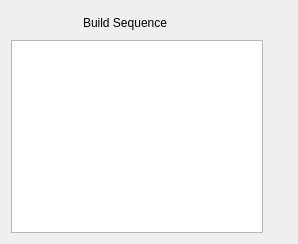
<?xml version="1.0" encoding="UTF-8"?>
<ui version="4.0">
 <class>ProjectBuildSetWidget</class>
 <widget class="QWidget" name="ProjectBuildSetWidget">
  <property name="geometry">
   <rect>
    <x>0</x>
    <y>0</y>
    <width>298</width>
    <height>244</height>
   </rect>
  </property>
  <layout class="QGridLayout" name="gridLayout">
   <property name="horizontalSpacing">
    <number>0</number>
   </property>
   <item row="1" column="1">
    <layout class="QVBoxLayout" name="verticalLayout">
     <item>
      <spacer name="verticalSpacer">
       <property name="orientation">
        <enum>Qt::Vertical</enum>
       </property>
       <property name="sizeHint" stdset="0">
        <size>
         <width>20</width>
         <height>40</height>
        </size>
       </property>
      </spacer>
     </item>
     <item>
      <widget class="QToolButton" name="topButton">
       <property name="toolTip">
        <string comment="@info:tooltip">Move the selected items to the top</string>
       </property>
       <property name="text">
        <string/>
       </property>
       <property name="icon">
        <iconset theme="go-top"/>
       </property>
       <property name="autoRaise">
        <bool>true</bool>
       </property>
      </widget>
     </item>
     <item>
      <spacer name="verticalSpacer_3">
       <property name="orientation">
        <enum>Qt::Vertical</enum>
       </property>
       <property name="sizeType">
        <enum>QSizePolicy::Fixed</enum>
       </property>
       <property name="sizeHint" stdset="0">
        <size>
         <width>20</width>
         <height>5</height>
        </size>
       </property>
      </spacer>
     </item>
     <item>
      <widget class="QToolButton" name="upButton">
       <property name="toolTip">
        <string comment="@info:tooltip">Move the selected items up</string>
       </property>
       <property name="text">
        <string/>
       </property>
       <property name="icon">
        <iconset theme="go-up"/>
       </property>
       <property name="autoRaise">
        <bool>true</bool>
       </property>
      </widget>
     </item>
     <item>
      <widget class="QToolButton" name="downButton">
       <property name="toolTip">
        <string comment="@info:tooltip">Move the selected item down</string>
       </property>
       <property name="text">
        <string/>
       </property>
       <property name="icon">
        <iconset theme="go-down"/>
       </property>
       <property name="autoRaise">
        <bool>true</bool>
       </property>
      </widget>
     </item>
     <item>
      <spacer name="verticalSpacer_4">
       <property name="orientation">
        <enum>Qt::Vertical</enum>
       </property>
       <property name="sizeType">
        <enum>QSizePolicy::Fixed</enum>
       </property>
       <property name="sizeHint" stdset="0">
        <size>
         <width>20</width>
         <height>5</height>
        </size>
       </property>
      </spacer>
     </item>
     <item>
      <widget class="QToolButton" name="bottomButton">
       <property name="toolTip">
        <string comment="@info:tooltip">Move the selected items to the bottom</string>
       </property>
       <property name="text">
        <string/>
       </property>
       <property name="icon">
        <iconset theme="go-bottom"/>
       </property>
       <property name="autoRaise">
        <bool>true</bool>
       </property>
      </widget>
     </item>
     <item>
      <spacer name="verticalSpacer_2">
       <property name="orientation">
        <enum>Qt::Vertical</enum>
       </property>
       <property name="sizeHint" stdset="0">
        <size>
         <width>20</width>
         <height>40</height>
        </size>
       </property>
      </spacer>
     </item>
    </layout>
   </item>
   <item row="1" column="0">
    <widget class="QTreeView" name="itemView">
     <property name="alternatingRowColors">
      <bool>true</bool>
     </property>
     <property name="selectionMode">
      <enum>QAbstractItemView::ExtendedSelection</enum>
     </property>
     <property name="rootIsDecorated">
      <bool>false</bool>
     </property>
     <property name="uniformRowHeights">
      <bool>true</bool>
     </property>
    </widget>
   </item>
   <item row="0" column="0" colspan="2">
    <layout class="QHBoxLayout">
     <item>
      <spacer name="horizontalSpacer_2">
       <property name="orientation">
        <enum>Qt::Horizontal</enum>
       </property>
       <property name="sizeHint" stdset="0">
        <size>
         <width>40</width>
         <height>20</height>
        </size>
       </property>
      </spacer>
     </item>
     <item>
      <widget class="QLabel" name="label">
       <property name="toolTip">
        <string comment="@info:tooltip">These items will be built in the order they are listed.</string>
       </property>
       <property name="text">
        <string comment="@title">Build Sequence</string>
       </property>
      </widget>
     </item>
     <item>
      <spacer name="horizontalSpacer">
       <property name="orientation">
        <enum>Qt::Horizontal</enum>
       </property>
       <property name="sizeHint" stdset="0">
        <size>
         <width>40</width>
         <height>20</height>
        </size>
       </property>
      </spacer>
     </item>
     <item>
      <widget class="QToolButton" name="addItemButton">
       <property name="toolTip">
        <string comment="@info:tooltip">Add currently selected items from project tree view to the build set.</string>
       </property>
       <property name="text">
        <string/>
       </property>
       <property name="icon">
        <iconset theme="list-add"/>
       </property>
       <property name="autoRaise">
        <bool>true</bool>
       </property>
      </widget>
     </item>
     <item>
      <widget class="QToolButton" name="removeItemButton">
       <property name="toolTip">
        <string comment="@info:tooltip">Remove currently selected item from the build set.</string>
       </property>
       <property name="text">
        <string/>
       </property>
       <property name="icon">
        <iconset theme="list-remove"/>
       </property>
       <property name="autoRaise">
        <bool>true</bool>
       </property>
      </widget>
     </item>
    </layout>
   </item>
  </layout>
 </widget>
 <resources/>
 <connections/>
</ui>
